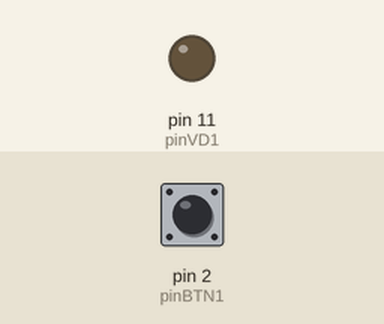
The sketch below on a simulated Arduino Uno, built with avr-gcc and run on an emulated ATmega328P. On the bench: output pins drawn as LEDs (lit = HIGH). The test bench sets the inputs (shaded band); at power-on: pin 2 (pinBTN1) LOW.

Above: at 1.2 s.
1.3 s: pin 2 (pinBTN1) pulled HIGH for 0.15 s
At 3.2 s:
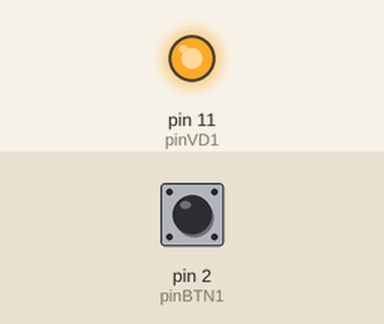
3.5 s: pin 2 (pinBTN1) pulled HIGH for 1 s
Timing chart, 0 to 6.5 s (numbered marks = the images above; inputs shaded):
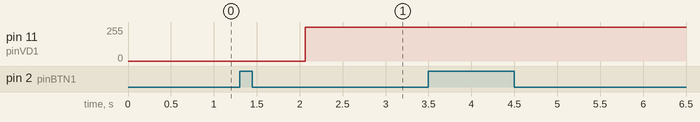

The sketch:

loop_led_button.ino
```cpp
/* Turn on and off led with button */

const int pinVD1 = 11;
const int pinBTN1 = 2;
const int delayMs = 3;
bool action = 0;
bool ledOn = 0;

void setup() {
    pinMode(pinVD1, OUTPUT);
    pinMode(pinBTN1, INPUT);
}

void loop() {
    /* read button */
    action = digitalRead(pinBTN1);

    /* turn on light */
    if(action && !ledOn) {
        for (uint8_t i = 0; i < 255; i++) {
            analogWrite(pinVD1, i);
            delay(delayMs);
        }
        ledOn = true;
    /* turn off */
    } else if (action && ledOn) {
        for (uint8_t i = 255; i > 0; i--) {
            analogWrite(pinVD1, i);
            delay(delayMs);
        }
        ledOn = false;
    }
}
```

Measured:
- after the input at 1.3 s, pin 11 (pinVD1): 0/255 → 254/255 after 0.76 s
